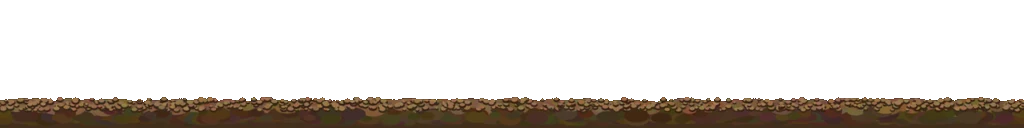
#> input picture src/assets/terrain/row-furrow.webp, 1024 x 128 px; its folder holds only this picture in this run
$ python check-field-rows.py
#> lines starting #> are read from the running program, lines starting #| are printed output that depends on the picture; after the words box and inside, x2 and y2 are one past the last pixel; in counts of white or black regions, pixels touching at a corner belong together
#!/usr/bin/env python3
"""Field row strip lint (scripts/gen-field-rows.py, render.ts drawFieldRows).

  - size 1024x128 RGBA
  - binary coverage (alpha 0 or 255): neighbouring acre tiles may draw the same pixels twice without a seam
  - tiles left-right: the first and last column continue each other as well as any two neighbouring columns do
  - the plants stand on the ground line: the bottom rows are covered
Usage: python3 scripts/check-field-rows.py -> prints JSON {file: [errors]}, exit 1 on failure.
"""
import glob, json, os, sys
import numpy as np
from PIL import Image

ROOT = os.path.join(os.path.dirname(__file__), "..", "src", "assets", "terrain")
out = {}
for f in sorted(glob.glob(os.path.join(ROOT, "row-*.webp"))):
    errs = []; im = Image.open(f)
#> further down, im is the input picture: PIL image 1024x128 RGBA; mean R, G, B, A 22.1, 16.4, 10.6, 58
    if im.size != (1024, 128): errs.append(f"size {im.size}")
    a = np.asarray(im.convert("RGBA")).astype(float)
    alpha = a[:, :, 3]
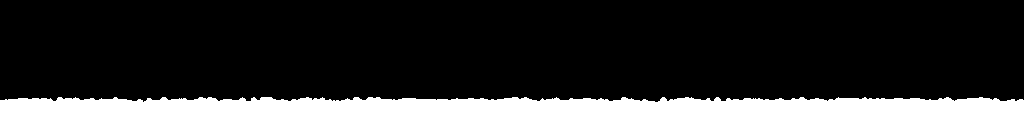
#> alpha: shape (128, 1024) float64; 22.8% white; 1 white region, box (x1, y1, x2, y2) and area: (0, 97, 1024, 128) 29824
    mid = ((alpha > 0) & (alpha < 255)).mean()
#> mid = 0
    if mid > 0.01: errs.append(f"translucent pixels {mid:.3f}")
    diffs = np.abs(np.diff(a[:, :, :3] * (alpha[:, :, None] > 0), axis=1)).mean(axis=(0, 2))
#> diffs = 1023 values, max 3.8 at index 379, min 0.159 at index 474, mean 1.63
    wrap = np.abs(a[:, 0, :3] * (alpha[:, 0, None] > 0) - a[:, -1, :3] * (alpha[:, -1, None] > 0)).mean()
#> wrap = 2.26
    if wrap > np.percentile(diffs, 99) * 1.5: errs.append(f"seam at wrap {wrap:.1f} vs columns p99 {np.percentile(diffs, 99):.1f}")
    if (alpha[-6:, :] > 0).mean() < 0.6: errs.append("plants do not reach the ground line")
    out[os.path.basename(f)] = errs
print(json.dumps(out))
sys.exit(1 if any(out.values()) else 0)
#> (the program exits here)

$ run again, on src/assets/terrain/row-green.webp
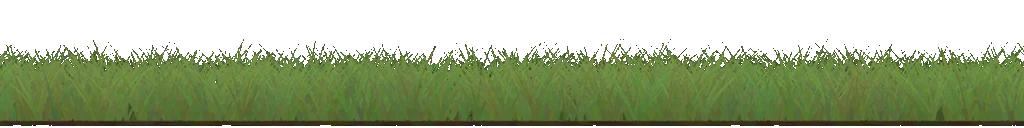
#> input picture src/assets/terrain/row-green.webp, 1024 x 128 px
#> im is the input picture: PIL image 1024x128 RGBA; mean R, G, B, A 60.2, 73.9, 38, 139.1
#> `alpha = a[:, :, 3]`:
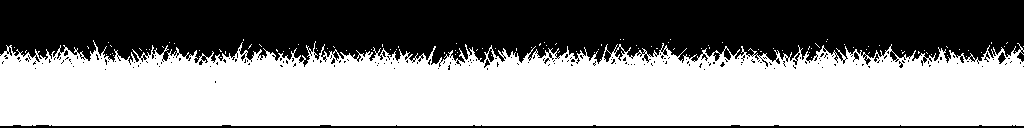
#> alpha: shape (128, 1024) float64; 54.6% white; 196 black regions (190 under 20 px), largest, box (x1, y1, x2, y2) and area: (0, 0, 1024, 67) 56691, (0, 125, 1024, 128) 2118, (998, 52, 1006, 64) 51, (853, 52, 859, 62) 29, (484, 59, 490, 68) 24, (984, 52, 990, 62) 21
#> mid = 0
#> diffs = 1023 values, max 11.73 at index 548, min 1.76 at index 979, mean 5.59
#> wrap = 10.53
